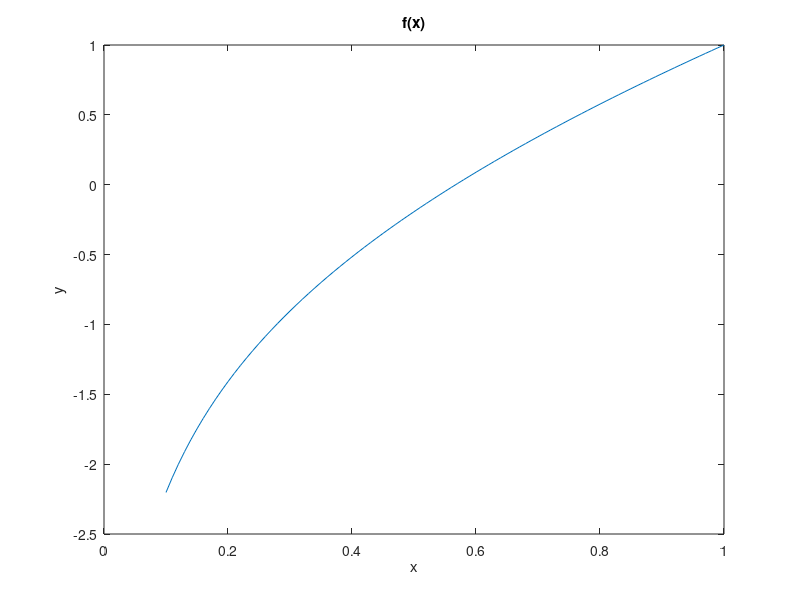
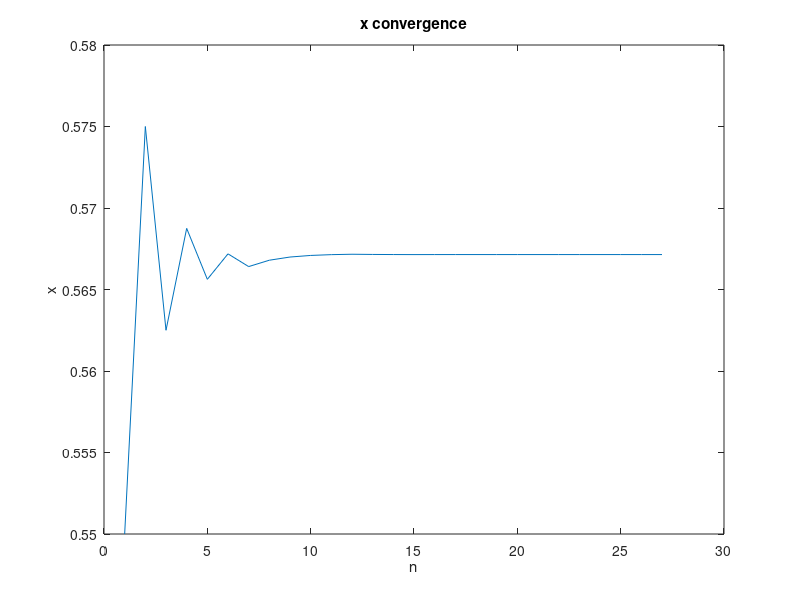
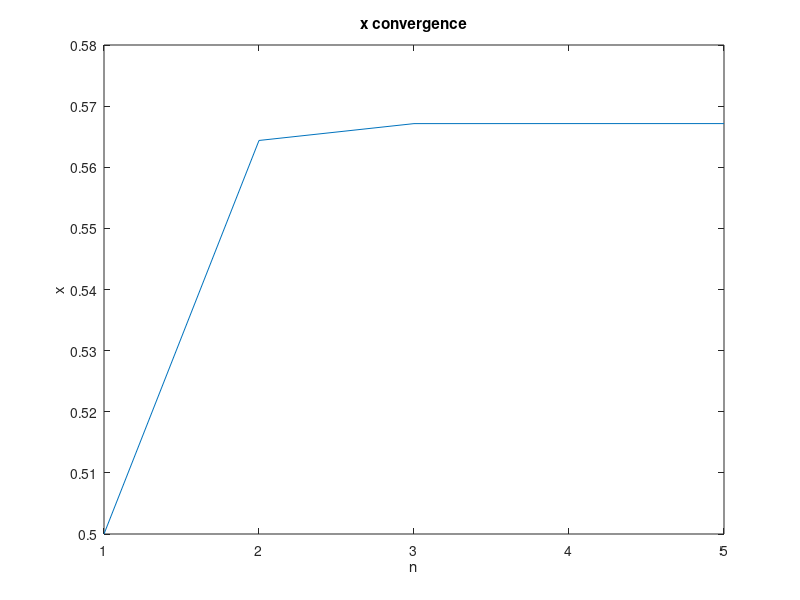
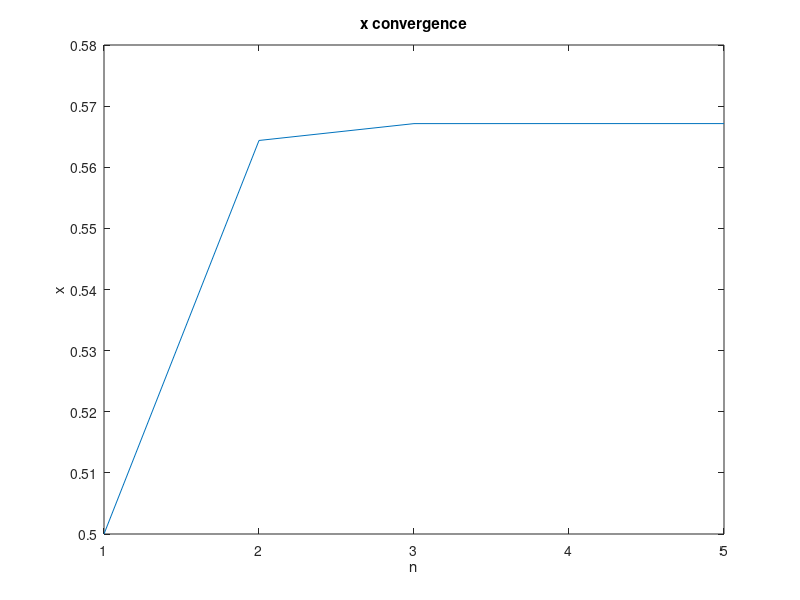

MATLAB code for these plots, in order:
1;

function y = f (x)
  y = x + log(x);
end

function y = fp(x)
  y = 1/x + 1;
end

% 1.a
xs = 0.1:0.01:1;
ys = f(xs);

plot(xs, ys);
xlabel('x');
ylabel('y');
title('f(x)');
print('1.a.png', '-dpng');

% 1.b.i

y = 0;
left = 0.5;
right = 0.6;
xs = []

while abs(left-right)>10e-10
  mid = (left+right)/2;
  xs = [xs, mid];
  y = f(mid);
  if y > 0
    right = mid;
  else
    left = mid;
  end
end

left
right
y

plot(1:length(xs), xs);
xlabel('n');
ylabel('x');
title('x convergence');
print('1.b.i.png', '-dpng');

% 1.b.ii

function y = g(x)
  y = x - f(x)/fp(x);
end

x = 0.5;
last_x = -100000000;

xs = [x];

while abs(x-last_x)>10e-10
  last_x = x;
  x = g(x);
  xs = [xs, x];
end
x

plot(1:length(xs), xs);
xlabel('n');
ylabel('x');
title('x convergence');
print('1.b.ii.png', '-dpng');

% 1.b.iii

x = 0.5;
last_x = -100000000;

xs = [x];

while abs(x-last_x)>10e-10
  last_x = x;
  x -= f(x)/fp(x);
  xs = [xs, x];
end
x

plot(1:length(xs), xs);
xlabel('n');
ylabel('x');
title('x convergence');
print('1.b.iii.png', '-dpng');

% 1.b.iiii

x = 0.6;
last_x = 0.5;

xs = [last_x, x];

while abs(x-last_x)>10e-10
  tmp_x = x;
  x -= f(x)*(x-last_x)/(f(x)-f(last_x));
  last_x = tmp_x;
  xs = [xs, x];
end
x

plot(1:length(xs), xs);
xlabel('n');
ylabel('x');
title('x convergence');
print('1.b.iiii.png', '-dpng');
